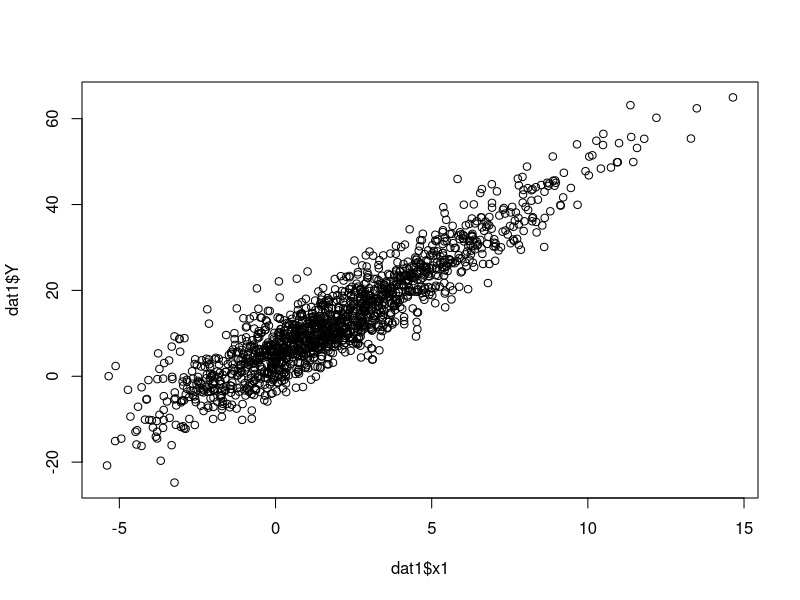

Write R code to recreate this figure.
# Panel Data Simulation for GSynth
### https://www.cambridge.org/core/journals/political-analysis/article/generalized-synthetic-control-method-causal-inference-with-interactive-fixed-effects-models/B63A8BD7C239DD4141C67DA10CD0E4F3

N = 50
N_tr = 5
T = 30
T_0= 20
w = .8

(Units.factor = rep(as.character(1:N) , T))
(Units = rep(runif(N, -sqrt(3), sqrt(3)), T))
(Times.factor = rep(1:T, each=N))
(Times = rep(rnorm(T, 0, 1), each = N) )

(Treat.factor = c( rep("control", N*T_0) , rep(c(rep("treatment", N_tr) , rep("control", (N - N_tr))), (T-T_0))))

(lambda_i1 = runif(1, -sqrt(3), sqrt(3)) )
(lambda_i2 = runif(1, -sqrt(3), sqrt(3)) )

dat1 = data.frame(Units.factor, Units, Times.factor, Times, Treat.factor)

w = .8
dat1$lambda_i1 = rep(0, N*T)
dat1$lambda_i1 = rep(runif(N, sqrt(3) - 2*w*sqrt(3) , 3*sqrt(3) - 2*w*sqrt(3) ), T)
dat1$lambda_i1[dat1$Treat.factor == "treatment"] = rep(runif(N_tr, -sqrt(3), -sqrt(3)), T-T_0)

dat1$Units[dat1$Treat.factor == "treatment"] = runif(1, sqrt(3) - 2*w*sqrt(3) , 3*sqrt(3) - 2*w*sqrt(3) )

dat1$lambda_i2 = rep(0, N*T)
dat1$lambda_i2 = rep(runif(N, sqrt(3) - 2*w*sqrt(3) , 3*sqrt(3) - 2*w*sqrt(3) ), T)
dat1$lambda_i2[dat1$Treat.factor == "treatment"] = rep(runif(N_tr, -sqrt(3), -sqrt(3)), T-T_0)

e = rnorm(N*(T-T_0), 0, 1)

dat1$delta = rep(0, N*T)
dat1$delta = c( rep(0, N*T_0) , rep(1:10, each = N) + e )
dat1$delta

dat1$f_1t = rep(rnorm(N, 0, 1), each = T)
dat1$f_2t = rep(rnorm(N, 0, 1), each = T)

b1 = 1
b2 = 3

eta1 = rnorm(N*T, 0, 1)
eta2 = rnorm(N*T, 0, 1)

dat1$x1 = with(dat1, 1 + lambda_i1*f_1t + lambda_i2*f_2t + lambda_i1 + lambda_i2 + f_1t + f_2t + eta1 )
dat1$x2 = with(dat1, 1 + lambda_i1*f_1t + lambda_i2*f_2t + lambda_i1 + lambda_i2 + f_1t + f_2t + eta2 )

eps = rnorm(N*T, 0, 1)

dat1$Y = with(dat1, delta*(Treat.factor == "treatment") + x1*b1 + x2*b2 + lambda_i1*f_1t + lambda_i2*f_2t + Units + Times + 5 + eps )

dat1$Y

plot(dat1$x1, dat1$Y)